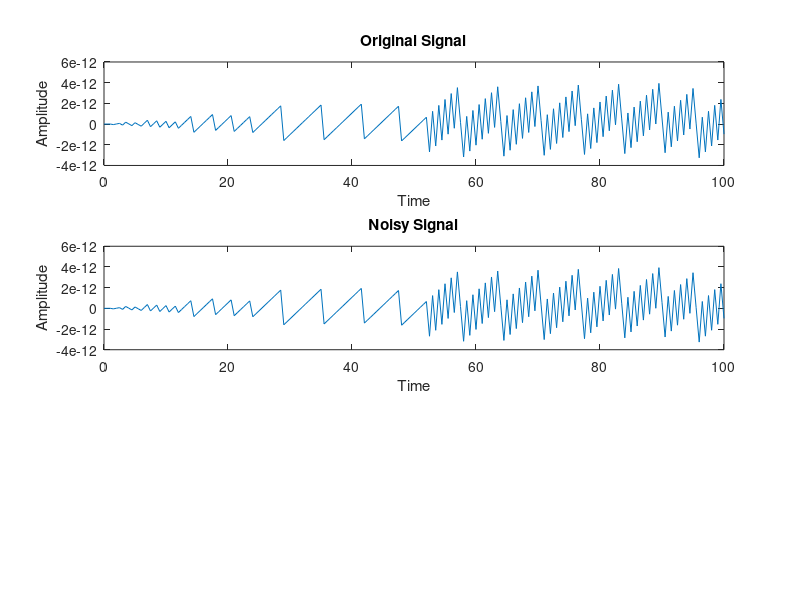
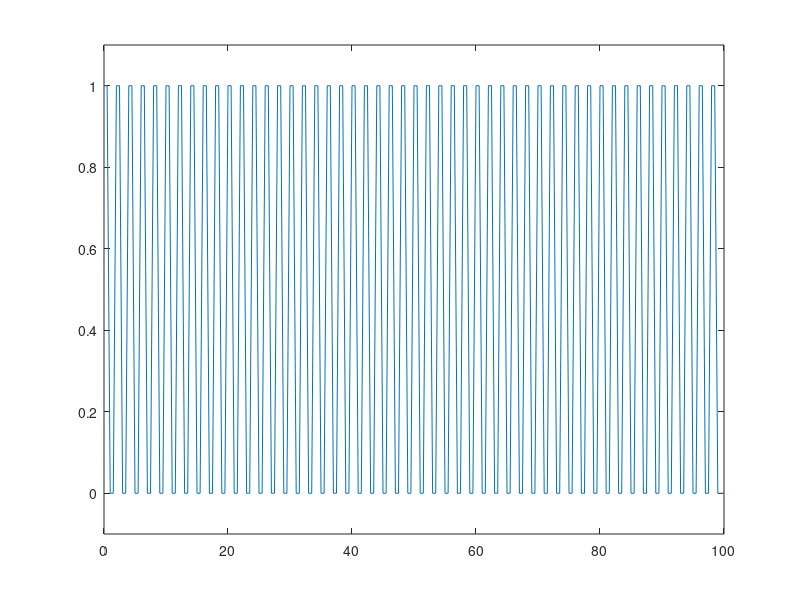
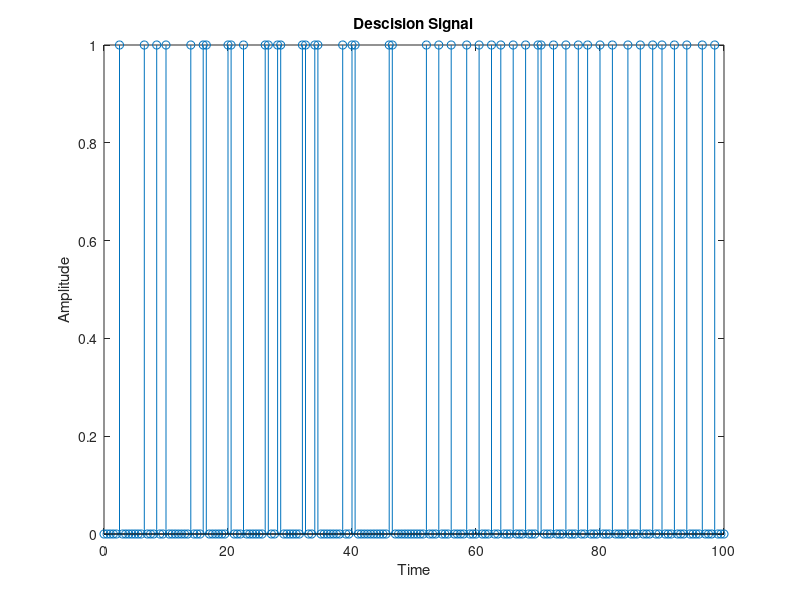

Here is the MATLAB script that generated these plots, in order:
% Skleton PCM REGENERATION


%% Initialise

clc;
clear all;
close all;

%% Input Signals 

frequency= 2; % Plug your frequency value here 

t=0:1/frequency:100;

original_signal=sin(2*pi*100*t);

noise_signal= awgn(original_signal,100,'measured');

subplot(3,1,1)
plot(t,original_signal)
title('Original Signal')
xlabel('Time')
ylabel('Amplitude')

subplot(3,1,2)
plot(t,noise_signal)
title('Noisy Signal')
xlabel('Time')
ylabel('Amplitude')

%% Pulse Train Signal 

t=0:1/frequency:100 ;   %Time vector 

w = 1; %pulse width adjust as required 

d= w/2:w*2:100; %delay vector

y2=pulstran(t,d,'rectpuls',w);
figure
plot(t,y2); 

set(gca,'Ylim',[-0.1 1.1]);

%% Amplifier and Equiliser


final_signal= 9000000*noise_signal .* y2;

threshold=.0000003;

%% Decision Signal 
i=1;
while(i<=201)
    if (final_signal(1,i)>=threshold)
        decision(1,i)=1;         % plug in the values in the brackets 
    else 
        decision(1,i)=0;         % Plug in the values in the brackets 
    end
    i=i+1;
end

figure
stem(t,decision)
title('Descision Signal')
xlabel('Time')
ylabel('Amplitude')

%% Calculate the bit error rate

% Use loops to compare the input and output data;
% Input signal is final_signal
% Output signal is decision
% i=1;
% counter=0;
% while (i<=1001)
%     if (final_signal>0)
%         counter=counter+1;
%
%     end
%     increment i;
% end

% Make a same loop for the decision signal

% Write the formula for the bit error rate and print the result 

% Incase you wish to plot then combine both the loops and when you come out
% of the while loop then apply the bit error rate formula so you get a
% vector and then use plot command 
